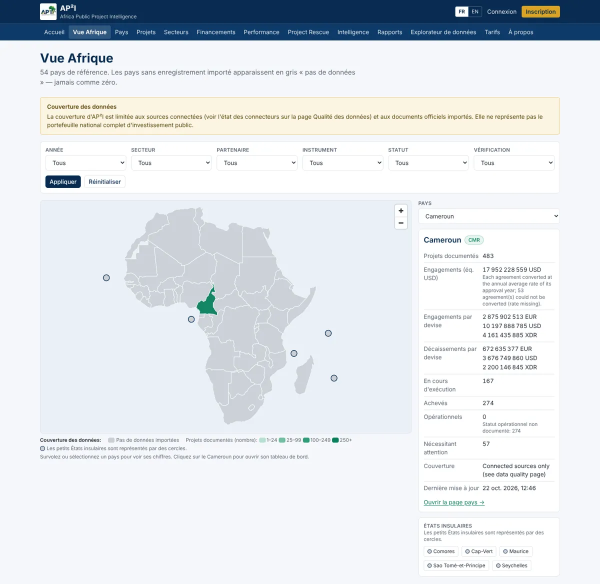
#> input picture ap2i/landing/img/africa.webp, 1200 x 1167 px, given in place of p01.png, which was not available (shown at 1/2 size)
$ python dash_glyph.py ../../../../ap2i/landing/img
#> lines starting #> are read from the running program, lines starting #| are printed output that depends on the picture; after the words box and inside, x2 and y2 are one past the last pixel; in counts of white or black regions, pixels touching at a corner belong together
"""Repère les tirets longs par leur forme (sans OCR) : barre horizontale fine, isolée,
encadrée de texte à gauche et à droite, sur fond clair. Écrit dash_candidates.json et dash_contact_N.jpg."""
import sys, json
import numpy as np
from PIL import Image, ImageDraw

ind = sys.argv[1]
allf = []
for n in range(1, 47):
    im = Image.open(f'{ind}/p{n:02d}.png').convert('RGB')
#> im is the input picture: PIL image 1200x1167 RGB; mean R, G, B 224.3, 229, 233.7
    a = np.asarray(im).astype(int)
    L = a.mean(2)
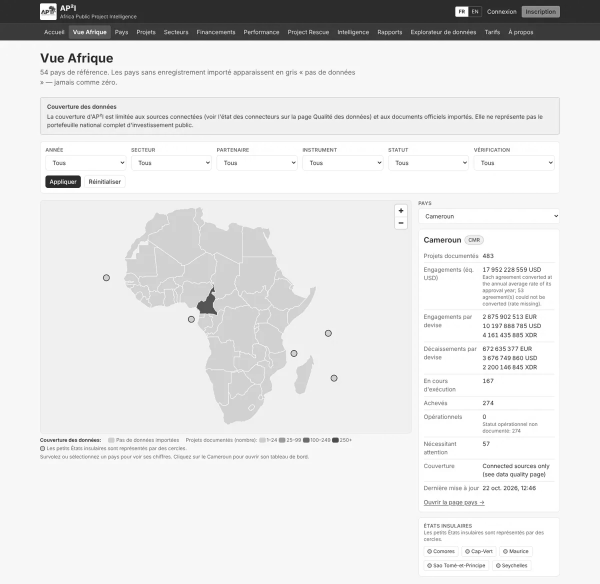
#> L: shape (1167, 1200) float64 (shown at 1/2 size); min 12.33, max 255, mean 229
    H, W = L.shape
#> H = 1167; W = 1200
    top = 112 if W == 1448 else 115  # sous le bandeau
#> top = 115
    dark = L < 110
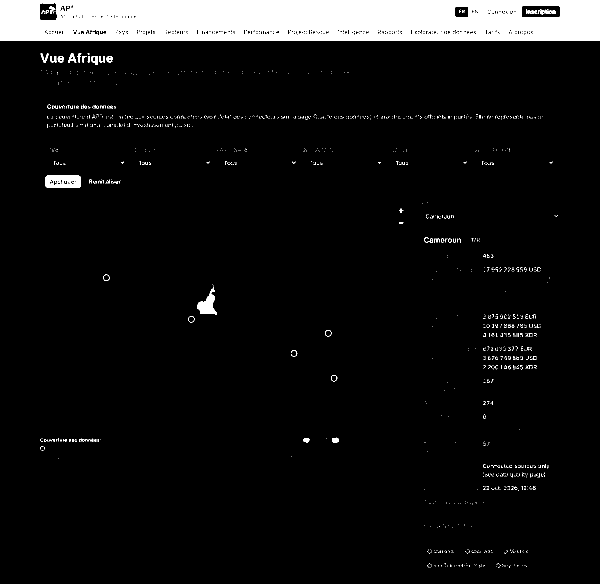
#> dark: shape (1167, 1200) bool (shown at 1/2 size); 7% white; 1508 white regions (1471 under 20 px), largest, box (x1, y1, x2, y2) and area: (0, 0, 1200, 81) 89580, (91, 351, 161, 376) 1465, (394, 573, 434, 630) 1013
    light = L > 205
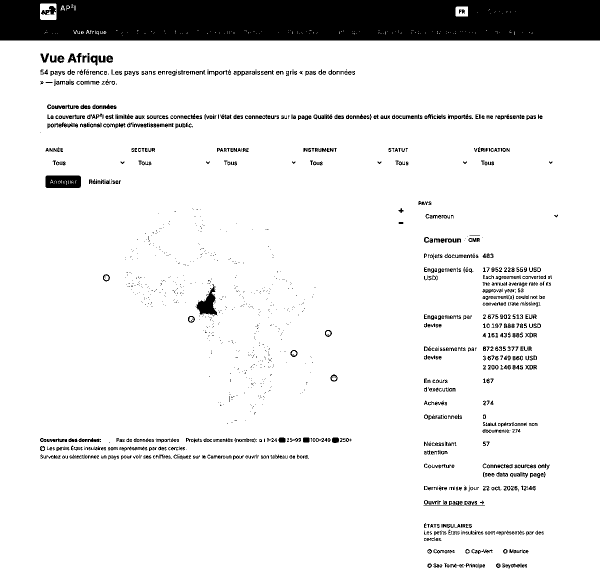
#> light: shape (1167, 1200) bool (shown at 1/2 size); 90.6% white; 1811 black regions (1030 under 20 px), largest, box (x1, y1, x2, y2) and area: (0, 0, 1200, 81) 95110, (91, 351, 162, 376) 1665, (393, 568, 434, 630) 1143
    found = []
    for y in range(top, H - 8):
        row = dark[y]
        x = 0
        while x < W:
            if not row[x]:
                x += 1; continue
            x0 = x
            while x < W and row[x]:
                x += 1
            x1 = x - 1
            w = x1 - x0 + 1
            if not (11 <= w <= 34):
                continue
            # épaisseur : lignes sombres consécutives sur toute la largeur
            t = 1
            while y + t < H and dark[y + t, x0 + 2:x1 - 1].mean() > 0.8:
                t += 1
            if t > 5 or w < 3 * t:
                continue
            if y > 0 and dark[y - 1, x0 + 2:x1 - 1].mean() > 0.3:
                continue  # pas le bord haut
            # fond clair juste au-dessus et au-dessous
            above = light[max(0, y - 4):y - 1, x0:x1 + 1]
            below = light[y + t + 1:y + t + 4, x0:x1 + 1]
            if above.size == 0 or below.size == 0 or above.mean() < 0.85 or below.mean() < 0.85:
                continue
            # extrémités : pas de prolongement (pas une ligne de tableau)
            if dark[y:y + t, max(0, x0 - 3):x0].mean() > 0.2 or dark[y:y + t, x1 + 1:x1 + 4].mean() > 0.2:
                continue
            # texte à gauche et à droite, à hauteur de ligne
            cy = y + t / 2
            hh = int(max(9, 4.5 * t))
            yA, yB = int(cy - hh), int(cy + hh)
            lw = dark[yA:yB, max(0, x0 - int(1.6 * w)):x0 - 3]
            rw = dark[yA:yB, x1 + 4:x1 + int(1.6 * w)]
            if lw.size == 0 or rw.size == 0:
                continue
            if not (0.06 < lw.mean() < 0.55 and 0.06 < rw.mean() < 0.55):
                continue
            # la colonne de texte doit dépasser au-dessus du tiret (lettres)
            if dark[yA:int(cy) - t - 1, max(0, x0 - int(1.6 * w)):x0 - 3].mean() < 0.04:
                continue
            bg = np.median(a[max(0, y - 4):y - 1, x0:x1 + 1].reshape(-1, 3), axis=0)
            found.append(dict(n=n, box=[x0, y, x1, y + t - 1], lh=2 * hh, bg=[int(v) for v in bg]))
#> after the loop, found = []
    # dédoublonnage
    ded = []
    for f in found:
        if not any(abs(f['box'][0] - g['box'][0]) < 4 and abs(f['box'][1] - g['box'][1]) < 6 for g in ded):
            ded.append(f)
#> this loop made 0 passes
#> after the loop, ded = []
    allf += ded
#> allf = []
#> pass 2 of the loop `for n in range(1, 47):`:
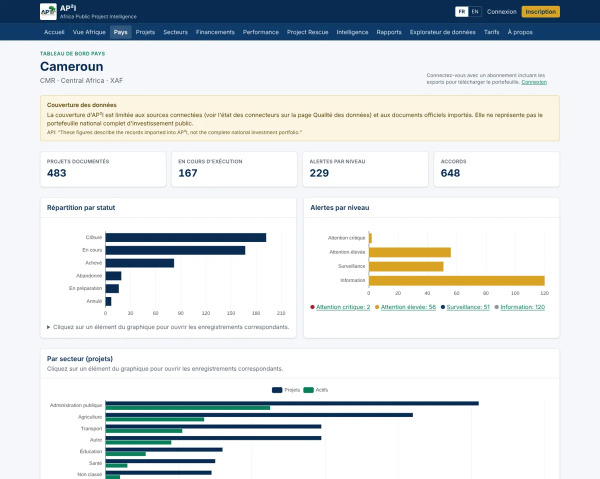
#> input picture ap2i/landing/img/cameroun.webp, 1200 x 958 px, given in place of p02.png, which was not available (shown at 1/2 size)
#> im is the input picture: PIL image 1200x958 RGB; mean R, G, B 218.8, 223.6, 225.5
#> a: shape (958, 1200, 3) int64
#> L: shape (958, 1200) float64
#> `dark = L < 110`:
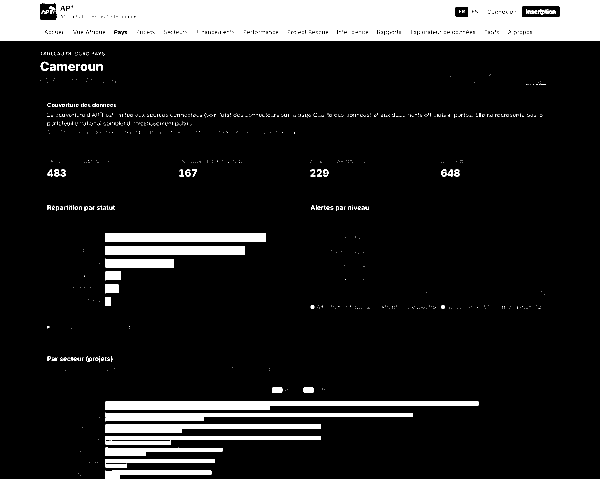
#> dark: shape (958, 1200) bool (shown at 1/2 size); 12.1% white; 967 white regions (899 under 20 px), largest, box (x1, y1, x2, y2) and area: (0, 0, 1200, 81) 89637, (211, 803, 957, 820) 8273, (211, 466, 532, 484) 5458
#> `light = L > 205`:
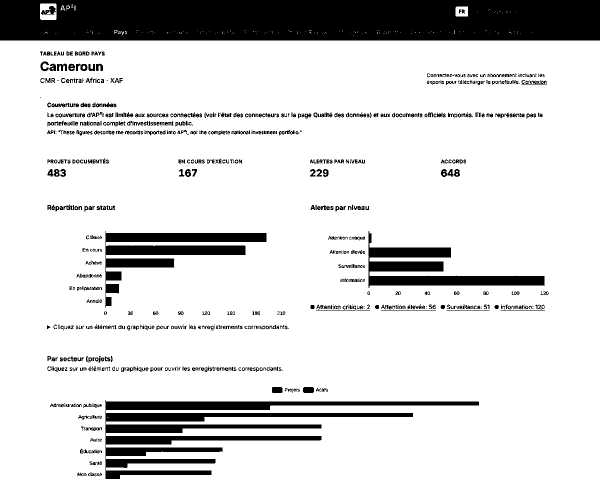
#> light: shape (958, 1200) bool (shown at 1/2 size); 84.1% white; 814 black regions (259 under 20 px), largest, box (x1, y1, x2, y2) and area: (0, 0, 1200, 81) 95195, (210, 800, 958, 958) 32684, (210, 462, 533, 616) 14904
#> (the run stopped early here; a loop or call above may not have finished)
